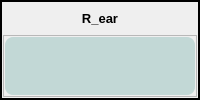
              <widget class="QFrame" name="frame_28">
               <property name="frameShape">
                <enum>QFrame::WinPanel</enum>
               </property>
               <property name="frameShadow">
                <enum>QFrame::Plain</enum>
               </property>
               <layout class="QGridLayout" name="gridLayout_14">
                <property name="leftMargin">
                 <number>1</number>
                </property>
                <property name="topMargin">
                 <number>1</number>
                </property>
                <property name="rightMargin">
                 <number>1</number>
                </property>
                <property name="bottomMargin">
                 <number>1</number>
                </property>
                <property name="spacing">
                 <number>2</number>
                </property>
                <item row="0" column="0">
                 <widget class="QLabel" name="label_7">
                  <property name="maximumSize">
                   <size>
                    <width>16777215</width>
                    <height>30</height>
                   </size>
                  </property>
                  <property name="font">
                   <font>
                    <pointsize>10</pointsize>
                    <weight>75</weight>
                    <bold>true</bold>
                   </font>
                  </property>
                  <property name="text">
                   <string>R_ear</string>
                  </property>
                  <property name="alignment">
                   <set>Qt::AlignCenter</set>
                  </property>
                 </widget>
                </item>
                <item row="1" column="0">
                 <widget class="QFrame" name="frame_33">
                  <property name="frameShape">
                   <enum>QFrame::StyledPanel</enum>
                  </property>
                  <property name="frameShadow">
                   <enum>QFrame::Plain</enum>
                  </property>
                  <layout class="QGridLayout" name="gridLayout_16">
                   <property name="leftMargin">
                    <number>1</number>
                   </property>
                   <property name="topMargin">
                    <number>1</number>
                   </property>
                   <property name="rightMargin">
                    <number>1</number>
                   </property>
                   <property name="bottomMargin">
                    <number>1</number>
                   </property>
                   <property name="spacing">
                    <number>2</number>
                   </property>
                   <item row="0" column="0">
                    <widget class="QPushButton" name="CTRL_R_ear_up">
                     <property name="sizePolicy">
                      <sizepolicy hsizetype="Minimum" vsizetype="Minimum">
                       <horstretch>0</horstretch>
                       <verstretch>0</verstretch>
                      </sizepolicy>
                     </property>
                     <property name="layoutDirection">
                      <enum>Qt::RightToLeft</enum>
                     </property>
                     <property name="styleSheet">
                      <string notr="true">QPushButton{
background-color: rgba(165, 200, 198, 155);
border-style: outset;
border-width: 0px;
border-radius: 8px;
border-color: red;
}
QPushButton:hover{
background-color:rgba(0,0,200,60); 
color: black;}
QPushButton:checked{
background-color: rgba(0,255, 0 ,200);
border-style: inset; }

</string>
                     </property>
                     <property name="text">
                      <string/>
                     </property>
                    </widget>
                   </item>
                  </layout>
                 </widget>
                </item>
               </layout>
              </widget>
